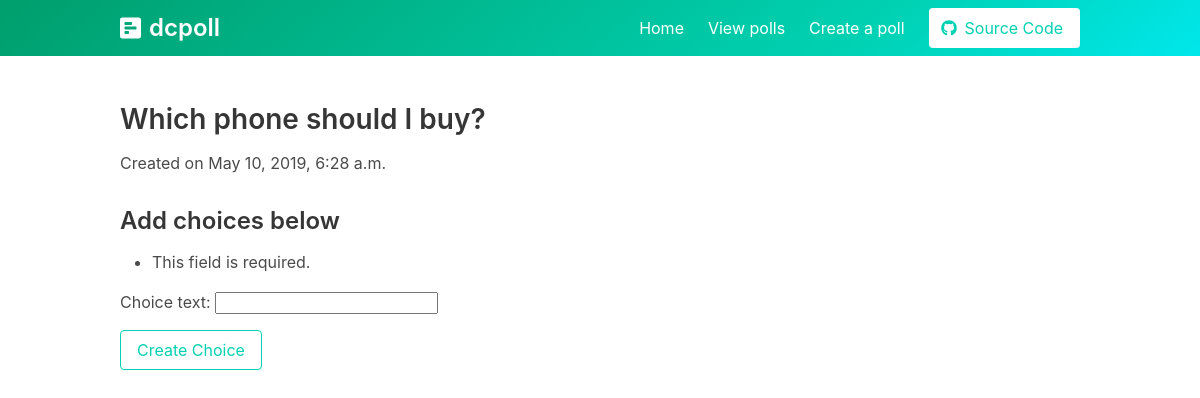
The page /polls/create-choice/2/ on the database its author committed.
### polls/models.py (models this page shows, shortened)
class Question(models.Model):
    question_text = models.CharField(max_length=200)
    category = models.CharField(max_length=3,
                                choices=choices,
                                default='Other')
    author = models.CharField(max_length=60, default='Anonymous')
    pub_date = models.DateTimeField(auto_now=True)

### polls/views.py (the view, shortened to what this page needs)
# urls.py: path('polls/create-choice/<int:question_id>/', polls_create_choice, name='polls-create-choice'),
def polls_create_choice(request, question_id):
    form = RawChoiceForm(request.GET)
    errors = None
    question = Question.objects.get(id=question_id)
    context = {'title':'Polls Create Choices','form': form, 'errors':errors, 'question':question}
    return render(request, 'create-choice.html', context)

### polls/forms.py
class RawChoiceForm(forms.Form):
	choice_text = forms.CharField()

### templates/create-choice.html
{% extends 'base.html' %}
{% block content %}
<section class="hero is-primary is-bold">
	{% include 'navbar.html' %}
</section>
<section class="section">
	<section class="container">
		<article class="content">
			<h2>{{ question.question_text }}</h2>
			<p>Created on {{question.pub_date}}</p>
			<h3>Add choices below</h3>
			<form class="form" method='POST'> {% csrf_token %}
				{{ form.as_p }}
				<input class="button is-primary is-outlined" type="submit" value="Create Choice">
			</form>
		</article>
	</section>
</section>
{% endblock content %}

### rows shown on the page
Question: question_text "Which phone should I buy?", pub_date "May 10, 2019, 6:28 a.m."
